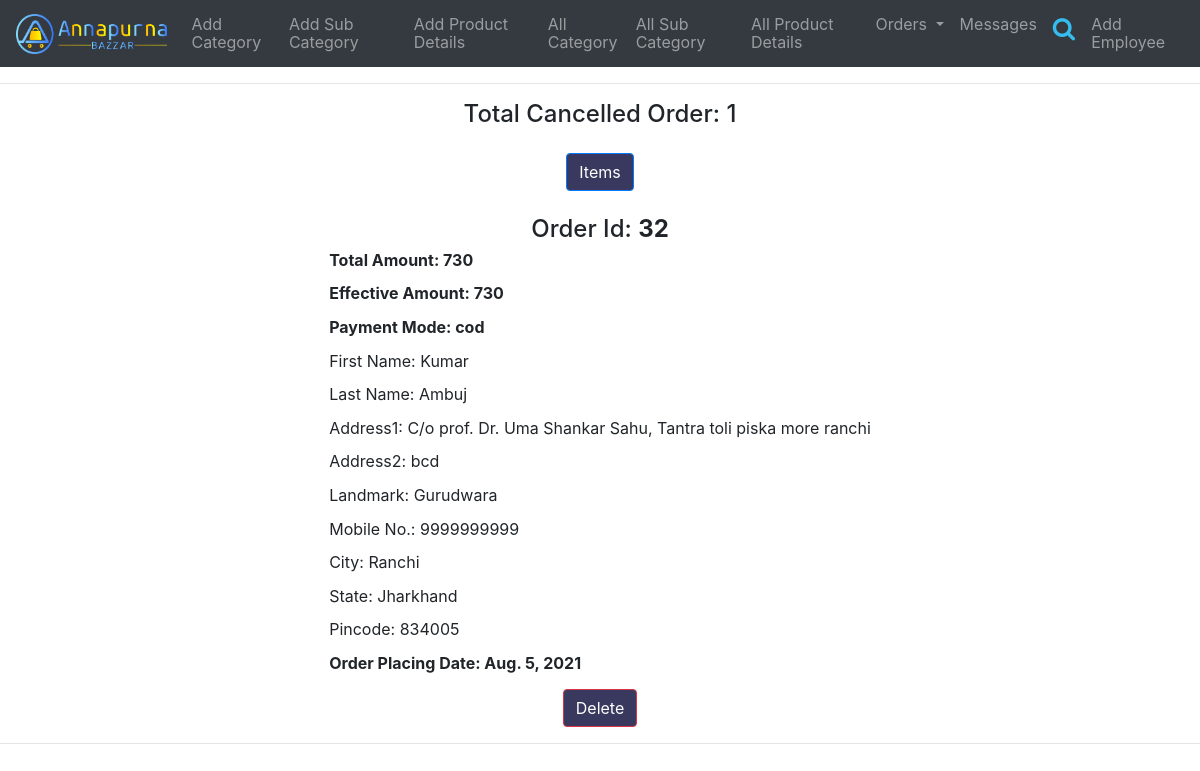
/shop/ordercancelled/, run on the app's committed database.
### shop/models.py (models this page shows)
class Orders(models.Model):
    order_id = models.BigAutoField(primary_key=True)
    item_json = models.CharField(max_length=5000)
    first_name = models.CharField(max_length=100)
    last_name = models.CharField(max_length=100)
    address1 = models.CharField(max_length=400)
    address2 = models.CharField(max_length=400)
    landmark = models.CharField(max_length=200)
    mobileno = models.CharField(max_length=100)
    city = models.CharField(max_length=100)
    state = models.CharField(max_length=100)
    pincode = models.CharField(max_length=100)
    price =  models.CharField(max_length=100)
    eprice = models.CharField(max_length=100)
    cashmode=models.CharField(max_length=100,default='')
    order_date = models.DateField(auto_now_add=True)
    delivereddate = models.CharField(max_length=100,default='')
    packed = models.IntegerField(default=0)
    ondelivery = models.IntegerField(default=0)
    delivered = models.IntegerField(default=0)
    canceled = models.IntegerField(default=0)
    order_return = models.IntegerField(default=0)
    user = models.ForeignKey(User, on_delete=models.CASCADE)

### shop/views.py (the view)
# urls.py: path('ordercancelled/', views.ordercancelled, name='ordercancelled'),
def ordercancelled(request):
    order=Orders.objects.filter(canceled=1)
    count = Orders.objects.filter(canceled=1).count()
    mainlist=[]
    for x in order:
        l=[]
        prod = Order_Details.objects.filter(order_id= x.order_id)
        l.append(x)
        l.append(prod)
        mainlist.append(l)
    params={'prods':mainlist,'count':count}
    return render(request,'shop/ordercancelled.html',params)

### shop/templates/shop/ordercancelled.html (shortened to what this page needs)
<!DOCTYPE html>
<html lang="en">
<head>
    <link rel="stylesheet" href="https://maxcdn.bootstrapcdn.com/bootstrap/4.5.2/css/bootstrap.min.css">
    <link rel="stylesheet" href="https://cdnjs.cloudflare.com/ajax/libs/font-awesome/4.7.0/css/font-awesome.min.css">
    {% load static %}
    <link rel="stylesheet" href="{% static '/shop/css/annapurnabazzarstyle.css' %}">
</head>
<body>
    <section>
        <nav class="navbar navbar-expand-md bg-dark navbar-dark">
            <a class="navbar-brand" href="/shop/ownerhome/">
                <img src="{% static 'shop/images/Annapurnabazzar.png'%}" class="img-fluid" alt="logo"
                    style="width: 180px; height: 40px;">
            </a>
            <div class="collapse navbar-collapse" id="collapsibleNavbar">
                <ul class="navbar-nav">
                    <li class="nav-item">
                        <a class="nav-link" href="/shop/addcategory/">Add Category</a>
                    </li>
                    <li class="nav-item">
                        <a class="nav-link" href="/shop/addsubcategory/">Add Sub Category</a>
                    </li>
                    <li class="nav-item">
                        <a class="nav-link" href="/shop/addproductdetails/">Add Product Details</a>
                    </li>
                    <li class="nav-item">
                        <a class="nav-link" href="/shop/allcategory/">All Category</a>
                    </li>
                    <li class="nav-item">
                        <a class="nav-link" href="/shop/allsubcategory/">All Sub Category</a>
                    </li>
                    <li class="nav-item">
                        <a class="nav-link" href="/shop/allproductdetails/">All Product Details</a>
                    </li>
                    <li class="nav-item dropdown">
                        <a class="nav-link dropdown-toggle" href="#" id="navbarDropdown" role="button"
                            data-toggle="dropdown" aria-haspopup="true" aria-expanded="false">
                            Orders
                        </a>
                    </li>
                    <li class="nav-item">
                        <a class="nav-link" href="/shop/allmessages/">Messages</a>
                    </li>
                    <li class="nav-item">
                        <a class="nav-link" href="/shop/ownersearch/"><i class="fa fa-search"></i></a>
                    </li>
                    <li class="nav-item">
                        <a class="nav-link" href="#">Add Employee</a>
                    </li>
                </ul>
            </div>
        </nav>
    </section>
    <hr>
<div>
    <h4 class="text-center"> Total Cancelled Order: {{count}}</h4>
</div>
    {% for list in prods %}
    <div class="d-flex justify-content-center my-4">
        <button type="button" class="btn btn-primary" data-toggle="modal" data-target="#exampleModalCenter">
            Items
        </button>
    </div>
    <div>
        <h4 class="text-center">Order Id: <b>{{list.0.order_id}}</b></h4>
    </div>
    <div class="d-flex justify-content-center border-info">
        <div>
            <p><b>Total Amount: {{list.0.price}}</b></p>
            <p><b>Effective Amount: {{list.0.eprice}}</b></p>
            <p><b>Payment Mode: {{list.0.cashmode}}</b></p>
            <p>First Name: {{list.0.first_name}}</p>
            <p>Last Name: {{list.0.last_name}}</p>
            <p>Address1: {{list.0.address1}}</p>
            <p>Address2: {{list.0.address2}}</p>
            <p>Landmark: {{list.0.landmark}}</p>
            <p>Mobile No.: {{list.0.mobileno}}</p>
            <p>City: {{list.0.city}}</p>
            <p>State: {{list.0.state}}</p>
            <p>Pincode: {{list.0.pincode}}</p>
            <p><b>Order Placing Date: {{list.0.order_date}}</b></p>
        </div>
    </div>
    <div class="d-flex justify-content-around">
        <a href="/shop/handleordercancelled/{{list.0.order_id}}"><button class="btn btn-danger">Delete</button></a>
    </div>
    <hr>
    {% endfor %}
</body>
</html>

### shop/static/shop/css/annapurnabazzarstyle.css (style rules this page uses)
body { background-color:white; }
* { line-height: 110%; margin: 0px; padding: 0px; }
.fa { font-size: x-large; color:rgb(53, 189, 240); cursor: pointer; }
li { list-style: none; }
li a { color: black; padding: 12px 16px; text-decoration: none; display: block; }
.btn-danger { color: white; background-color: #39395f; }
.btn-primary { color: white; background-color: #39395f; }

### data on the page
Orders: order_id "32", price "730", eprice "730", cashmode "cod", first_name "Kumar", last_name "Ambuj", address1 "C/o prof. Dr. Uma Shankar Sahu, Tantra toli piska more ranchi", address2 "bcd", landmark "Gurudwara", mobileno "9999999999", city "Ranchi", state "Jharkhand", pincode "834005", order_date "Aug. 5, 2021"

### other printed values
{{ count }} "1"
